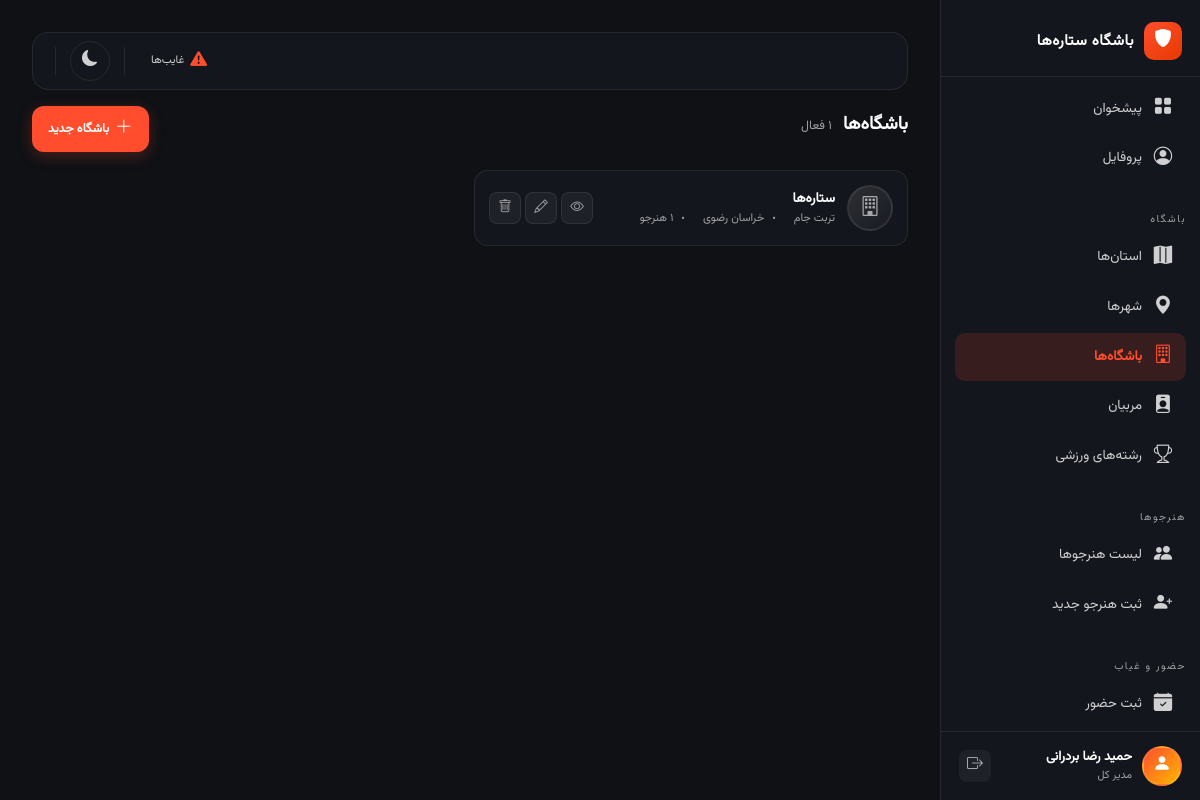
Screenshot of /clubs/ (signed in) with the database file from the repository.
### apps/core/models.py (models this page shows, shortened)
class SiteSetting(models.Model):
    gym_name = models.CharField('نام مجموعه', max_length=200, default='باشگاه ستاره‌ها')
    central_phone = models.CharField('شماره تماس مرکزی', max_length=11, blank=True, null=True)
    central_address = models.TextField('آدرس مرکزی', blank=True, null=True)
    class Meta:
        verbose_name = 'تنظیمات'
        verbose_name_plural = 'تنظیمات'
    @classmethod
    def get_settings(cls):
        obj, created = cls.objects.get_or_create(pk=1)
        return obj

### apps/accounts/models.py (models this page shows, shortened)
class User(AbstractBaseUser, PermissionsMixin):
    phone = models.CharField(max_length=11, unique=True)
    first_name = models.CharField(max_length=100)
    last_name = models.CharField(max_length=100)
    birth_date = jmodels.jDateField('تاریخ تولد', null=True, blank=True)
    national_code = models.CharField(max_length=10, blank=True, null=True)
    avatar = models.ImageField(upload_to='avatars/', blank=True, null=True)
    is_super_manager = models.BooleanField(default=False)
    is_club_manager = models.BooleanField(default=False)
    is_instructor = models.BooleanField(default=False)
    is_active = models.BooleanField(default=True)
    is_staff = models.BooleanField(default=False)
    created_at = models.DateTimeField(auto_now_add=True)
    updated_at = models.DateTimeField(auto_now=True)
    objects = UserMnaager()
    USERNAME_FIELD = 'phone'
    REQUIRED_FIELDS = ['first_name', 'last_name']
    class Meta:
        verbose_name = 'کاربر'
        verbose_name_plural = 'کاربرها'
    def get_full_name(self):
        return f'{self.first_name} {self.last_name}'

### apps/clubs/models.py (models this page shows, shortened)
class Club(models.Model):
    name = models.CharField('نام باشگاه', max_length=200)
    sports = models.ManyToManyField('Sport', related_name='clubs', verbose_name='رشته‌های ورزشی', blank=True)
    province = models.ForeignKey(Province, on_delete=models.PROTECT, related_name='clubs', verbose_name='استان')
    city = models.ForeignKey(City, on_delete=models.PROTECT, related_name='clubs', verbose_name='شهر')
    address = models.TextField('آدرس', blank=True, null=True)
    phone = models.CharField('تلفن', max_length=11, blank=True, null=True)
    is_active = models.BooleanField('فعال', default=True)
    created_at = models.DateTimeField('تاریخ ایجاد', auto_now_add=True)
    class Meta:
        verbose_name = 'باشگاه'
        verbose_name_plural = 'باشگاه‌ها'

class City(models.Model):
    province = models.ForeignKey(Province, on_delete=models.CASCADE, related_name='cities', verbose_name='استان')
    name = models.CharField('شهر', max_length=100)
    class Meta:
        verbose_name = 'شهر'
        verbose_name_plural = 'شهرها'

class Province(models.Model):
    name = models.CharField('استان', max_length=100)
    class Meta:
        verbose_name = 'استان'
        verbose_name_plural = 'استان‌ها'

### apps/clubs/views.py (the view)
# urls.py: path('', views.ClubListView.as_view(), name='club_list'),
class ClubListView(LoginRequiredMixin, UserPassesTestMixin, ListView):
    template_name = 'clubs/club_list.html'
    context_object_name = 'clubs'
    def test_func(self): return self.request.user.is_super_manager or self.request.user.is_club_manager
    def get_queryset(self):
        return Club.objects.filter(is_active=True).select_related('province', 'city')
    def get_context_data(self, **kwargs):
        context = super().get_context_data(**kwargs)
        context['inactive_clubs'] = Club.objects.filter(is_active=False)
        context['provinces'] = Province.objects.all()
        return context

### apps/core/context_processors.py (called while the page is built)
def site_settings(request):
    return {'site_settings': SiteSetting.get_settings()}

### templates/clubs/club_list.html (shortened to what this page needs)
{% extends 'base.html' %}
{% load static %}
{% block content %}
<div class="dashboard-layout">
    {% include 'partials/_sidebar.html' %}{% include 'partials/_mobile_nav.html' %}
    <main class="dashboard-main">
        {% include 'partials/_notif_bar.html' %}
        <div class="page-header animate__animated animate__fadeIn">
            <div><h1 class="page-title">باشگاه‌ها <span>{{ clubs.count }} فعال</span></h1></div>
            <button onclick="openClubModal()" class="btn-add"><i class="bi bi-plus-lg"></i><span class="btn-add-text">باشگاه جدید</span></button>
        </div>
        <div class="coach-list-page">
            {% for club in clubs %}
            <div class="coach-card-page animate__animated animate__fadeInUp">
                <div class="coach-avatar-page" style="flex-shrink:0;"><i class="bi bi-building"></i></div>
                <div class="coach-info-page" style="flex:1;">
                    <div class="coach-name-page">{{ club.name }}</div>
                    <div class="coach-meta-page"><span>{{ club.city.name }}</span><span>{{ club.province.name }}</span><span>{{ club.students.count }} هنرجو</span></div>
                </div>
                <div class="coach-actions" style="flex-shrink:0;">
                    <button onclick="event.stopPropagation(); openClubDetail({{ club.id }})" class="coach-action-btn"><i class="bi bi-eye"></i></button>
                    <button onclick="event.stopPropagation(); editClub({{ club.id }}, '{{ club.name|escapejs }}', '{{ club.phone|default:'' }}', '{{ club.address|default:''|escapejs }}', {{ club.province_id }}, {{ club.city_id }})" class="coach-action-btn edit"><i class="bi bi-pencil"></i></button>
                    <button onclick="event.stopPropagation(); confirmClubDeactivate('{% url 'clubs:club_delete' club.id %}', '{{ club.name|escapejs }}')" class="coach-action-btn delete"><i class="bi bi-trash"></i></button>
                </div>
            </div>
            {% empty %}<div class="text-center py-5 text-muted" style="grid-column:1/-1;">باشگاه فعالی نیست</div>{% endfor %}
        </div>
    </main>
</div>
{% endblock %}

### templates/partials/_sidebar.html (shortened to what this page needs)
{% load static %}
<aside class="dashboard-sidebar">
    <div class="sidebar-logo">
        <div class="logo-sm"><i class="bi bi-shield-fill"></i></div>
        <span class="logo-text">{{ site_settings.gym_name|default:"ستاره‌ها" }}</span>
    </div>
    <div class="sidebar-menu-wrapper">
        <ul class="sidebar-nav">
            <li><a href="{% url 'accounts:dashboard' %}" class="{% if request.resolver_match.url_name == 'dashboard' %}active{% endif %}"><i class="bi bi-grid-fill"></i> پیشخوان</a></li>
            <li><a href="{% url 'accounts:profile' %}" class=""><i class="bi bi-person-circle"></i> پروفایل</a></li>
        </ul>
        {% if user.is_super_manager or user.is_club_manager or user.is_instructor %}
        <div class="sidebar-category">باشگاه</div>
        <ul class="sidebar-nav">
            {% if user.is_super_manager %}
            <li><a href="{% url 'clubs:province_list' %}" class=""><i class="bi bi-map-fill"></i> استان‌ها</a></li>
            <li><a href="{% url 'clubs:city_list' %}" class=""><i class="bi bi-geo-alt-fill"></i> شهرها</a></li>
            {% endif %}
            <li><a href="{% url 'clubs:club_list' %}" class="{% if request.resolver_match.url_name == 'club_list' or request.resolver_match.url_name == 'club_add' or request.resolver_match.url_name == 'club_detail' or request.resolver_match.url_name == 'club_edit' %}active{% endif %}"><i class="bi bi-building"></i> باشگاه‌ها</a></li>
            <li><a href="{% url 'clubs:coach_list' %}" class=""><i class="bi bi-person-badge-fill"></i> مربیان</a></li>
            {% if user.is_super_manager %}
            <li><a href="{% url 'clubs:sport_list' %}"><i class="bi bi-trophy"></i> رشته‌های ورزشی</a></li>
            {% endif %}
        </ul>
        <div class="sidebar-category">هنرجوها</div>
        <ul class="sidebar-nav">
            <li><a href="{% url 'students:student_list' %}" class="{% if request.resolver_match.url_name == 'student_list' %}active{% endif %}"><i class="bi bi-people-fill"></i> لیست هنرجوها</a></li>
            <li><a href="{% url 'students:student_add' %}" class="{% if request.resolver_match.url_name == 'student_add' %}active{% endif %}"><i class="bi bi-person-plus-fill"></i> ثبت هنرجو جدید</a></li>
        </ul>
        <div class="sidebar-category">حضور و غیاب</div>
        <ul class="sidebar-nav">
            <li><a href="{% url 'students:attendance' %}" class="{% if request.resolver_match.url_name == 'attendance' %}active{% endif %}"><i class="bi bi-calendar-check-fill"></i> ثبت حضور</a></li>
            <li><a href="{% url 'students:absentees' %}" class="{% if request.resolver_match.url_name == 'absentees' %}active{% endif %}"> پیگیری غیبت‌ها</a></li>
        </ul>
        {% endif %}
    </div>
    <div class="sidebar-user">
        <div class="user-avatar">
            {% if user.avatar %}<img src="{{ user.avatar.url }}" alt="" style="width:100%;height:100%;object-fit:cover;border-radius:50%;">{% else %}<i class="bi bi-person-fill"></i>{% endif %}
        </div>
        <div class="user-info">
            <div class="user-name">{{ user.get_full_name }}</div>
            <div class="user-role">{% if user.is_super_manager %}مدیر کل{% elif user.is_club_manager %}مدیر باشگاه{% elif user.is_instructor %}مربی{% else %}هنرجو{% endif %}</div>
        </div>
        <form method="post" action="{% url 'accounts:logout' %}">
            {% csrf_token %}<button type="submit" class="logout-btn" title="خروج"><i class="bi bi-box-arrow-right"></i></button>
        </form>
    </div>
</aside>

### rows the page displays
SiteSetting: gym_name "باشگاه ستاره‌ها"
User: get_full_name "حمید رضا بردرانی"
Club: name "ستاره‌ها", city.name "تربت جام", province.name "خراسان رضوی"

### other values shown
{{ clubs.count }} "1"
